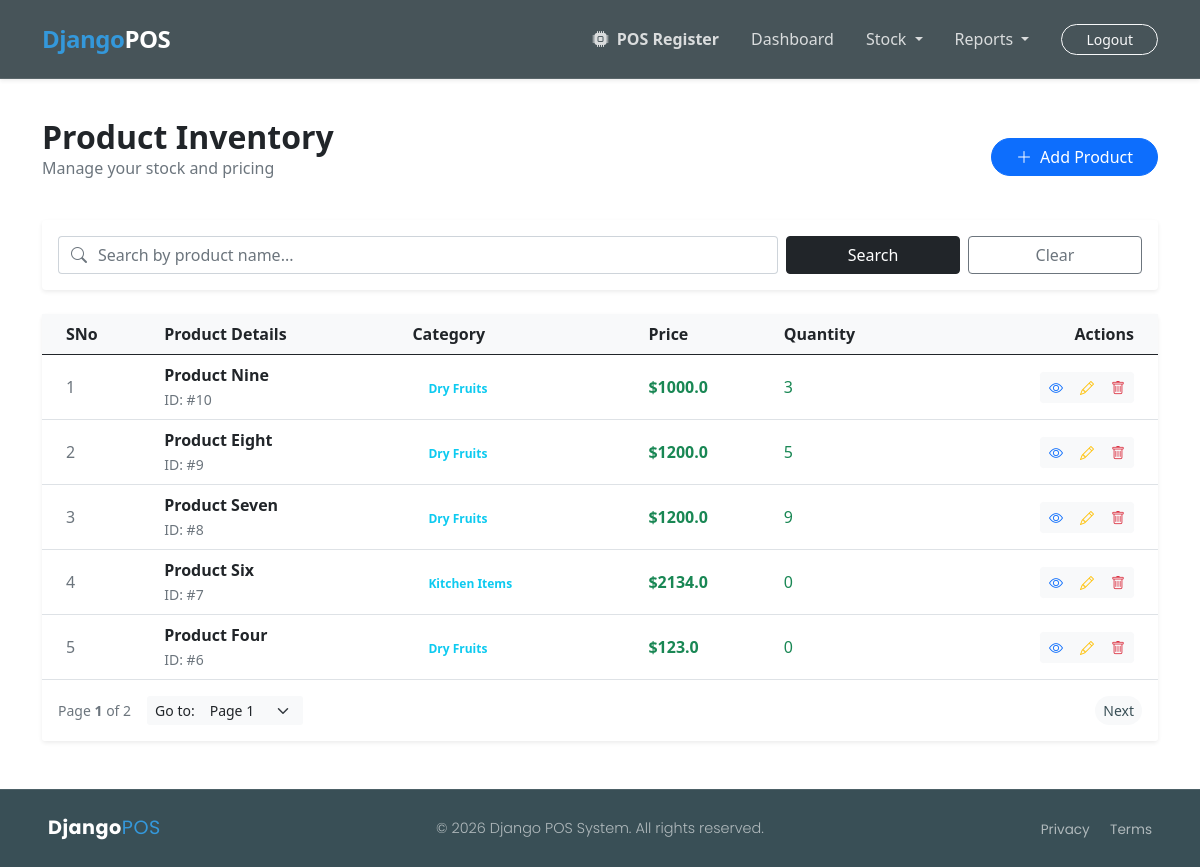
Screenshot of /app-pos/product/list/ (signed in) with the database file from the repository.
### app_pos/models.py (models this page shows, shortened)
class Product(models.Model):
    product_title = models.CharField(max_length=200, null=False, blank=False)
    product_category = models.ForeignKey(Category, on_delete=models.CASCADE,
                                          null=False, blank=False)
    product_price = models.FloatField(null=False, blank=False)
    product_description = models.TextField(null=True, blank=True)
    product_quantity = models.IntegerField(null=False, blank=False, default=0)
    cost_price = models.FloatField(null=False, blank=False, default=0.0)
    is_active = models.BooleanField(default=True)
    created_at = models.DateTimeField(default=timezone.now())

class Category(models.Model):
    category_name = models.CharField(max_length=100, null=False, blank=False)
    category_description = models.TextField(null=True, blank=True)
    is_active = models.BooleanField(default=True)
    created_at = models.DateTimeField(default=timezone.now())

### app_pos/views.py (the view)
# urls.py: path('product/list/', product_list, name="product.list"),
@login_required(login_url="login")
def product_list(request):
    if request.method == "GET" and "search" in request.GET:
        data_to_search = request.GET.get("search")
        products_list = Product.objects.filter(
            Q(product_title__icontains=data_to_search) |
            Q(product_category__category_name__icontains=data_to_search)
        ).order_by('-id')
    else:
        products_list = Product.objects.all().order_by('-id')
    paginator = Paginator(products_list, 5) # Show 5 products per page
    page_number = request.GET.get('page')
    page_obj = paginator.get_page(page_number)
    context = {
        "products": page_obj,
    }
    return render(request, "product_list.html", context)

### app_pos/templates/product_list.html (shortened to what this page needs)
{% extends 'base.html' %}
{% load static %}
{% block custom_css %}
  <link rel="stylesheet" href="{% static 'css/product.css' %}">
{% endblock %}
{% block body_content %}
<section class="container py-5">
    <div class="d-flex justify-content-between align-items-center mb-4">
        <div>
            <h2 class="fw-bold mb-0">Product Inventory</h2>
            <p class="text-muted">Manage your stock and pricing</p>
        </div>
        <a href="{% url 'product.create' %}" class="btn btn-primary rounded-pill px-4">
            <i class="bi bi-plus-lg me-2"></i>Add Product
        </a>
    </div>
    <div class="card border-0 shadow-sm mb-4">
        <div class="card-body p-3">
            <form action="#" method="GET" class="row g-2">
                <div class="col-md-8">
                    <div class="input-group">
                        <span class="input-group-text bg-white border-end-0"><i class="bi bi-search text-muted"></i></span>
                        <input type="text" name="search" class="form-control border-start-0 ps-0" placeholder="Search by product name...">
                    </div>
                </div>
                <div class="col-md-2">
                    <button type="submit" class="btn btn-dark w-100">Search</button>
                </div>
                <div class="col-md-2">
                    <a href="{% url 'product.list' %}" class="btn btn-outline-secondary w-100">Clear</a>
                </div>
            </form>
        </div>
    </div>
    <div class="card border-0 shadow-sm">
        <div class="card-body p-0">
            <div class="table-responsive">
                <table class="table table-hover align-middle mb-0">
                    <thead class="bg-light">
                        <tr>
                            <th class="ps-4">SNo</th>
                            <th>Product Details</th>
                            <th>Category</th>
                            <th>Price</th>
                            <th>Quantity</th>
                            <th class="text-end pe-4">Actions</th>
                        </tr>
                    </thead>
                    <tbody>
                        {% for data in products %}
                        <tr>
                            <td class="ps-4 text-muted">{{ forloop.counter }}</td>
                            <td>
                                <span class="fw-bold d-block text-dark">{{ data.product_title }}</span>
                                <small class="text-muted">ID: #{{ data.id }}</small>
                            </td>
                            <td><span class="badge bg-info-soft text-info rounded-pill px-3">{{ data.product_category.category_name }}</span></td>
                            <td class="fw-bold text-success">${{ data.product_price }}</td>
                            <td class="text-success">{{ data.product_quantity }}</td>
                            <td class="text-end pe-4">
                                <div class="btn-group">
                                    <a href="{% url 'product.detail' pk=data.id %}" class="btn btn-light btn-sm text-primary" title="View"><i class="bi bi-eye"></i></a>
                                    <a href="{% url 'product.edit' pk=data.id %}" class="btn btn-light btn-sm text-warning" title="Edit"><i class="bi bi-pencil"></i></a>
                                    <a href="{% url 'product.delete' pk=data.id %}" class="btn btn-light btn-sm text-danger" title="Delete"><i class="bi bi-trash"></i></a>
                                </div>
                            </td>
                        </tr>
                        {% endfor %}
                    </tbody>
                </table>
            </div>
        </div>
        <div class="card-footer bg-white border-0 py-3 d-flex flex-wrap justify-content-between align-items-center gap-3">
          <div class="d-flex align-items-center">
              <small class="text-muted me-3">
                  Page <strong>{{ products.number }}</strong> of {{ products.paginator.num_pages }}
              </small>
              <div class="input-group input-group-sm" style="width: auto;">
                  <label class="input-group-text bg-light border-0 small" for="jumpToPage">Go to:</label>
                  <select class="form-select border-0 bg-light" id="jumpToPage" onchange="location = this.value;">
                      {% for i in products.paginator.page_range %}
                          <option value="?page={{ i }}{% if request.GET.search %}&search={{ request.GET.search }}{% endif %}"
                              {% if products.number == i %}selected{% endif %}>
                              Page {{ i }}
                          </option>
                      {% endfor %}
                  </select>
              </div>
          </div>
          <nav aria-label="Page navigation">
              <ul class="pagination pagination-sm mb-0">
                  {% if products.has_next %}
                      <li class="page-item">
                          <a class="page-link rounded-pill ms-2" href="?page={{ products.next_page_number }}{% if request.GET.search %}&search={{ request.GET.search }}{% endif %}">Next</a>
                      </li>
                  {% endif %}
              </ul>
          </nav>
      </div>
        </div>
</section>
{% endblock %}

### static/css/root.css (style rules this page uses)
* { margin: 0; padding: 0; box-sizing: border-box; }
:root { --primary-color-light: #91ADB6; --primary-color-mid: #628693; --primary-color-dark: #394F56; --secondary-color-dark: #080B0C; --secondary-color-light: #D9E2E4; --primary-font: 'Poppins'; --primary-background-color: #f4f4f4; --secondary-background-color: #d3d3d3; }
body { display: flex; flex-direction: column; min-height: 100vh; padding-top: 70px; }
html, body { height: 100%; margin: 0; }

### static/css/product.css (style rules this page uses)
.pagination .page-link { border: none; color: var(--primary-color-dark); background-color: #f8f9fa; transition: all 0.3s ease; }

### rows the page displays
Product: product_title "Product Nine", id "10", product_category.category_name "Dry Fruits", product_price "1000.0", product_quantity "3"
Product: product_title "Product Eight", id "9", product_category.category_name "Dry Fruits", product_price "1200.0", product_quantity "5"
Product: product_title "Product Seven", id "8", product_category.category_name "Dry Fruits", product_price "1200.0", product_quantity "9"
Product: product_title "Product Six", id "7", product_category.category_name "Kitchen Items", product_price "2134.0", product_quantity "0"
Product: product_title "Product Four", id "6", product_category.category_name "Dry Fruits", product_price "123.0", product_quantity "0"

### other values shown
{{ products.number }} "1"
{{ products.paginator.num_pages }} "2"
